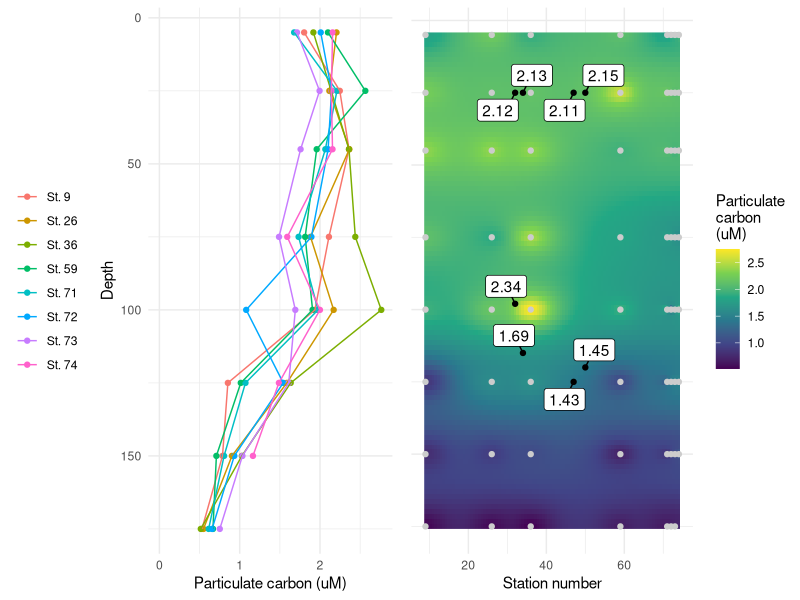

Generate this figure with R:

# Setup ----
library(tidyverse)
library(ggrepel)

pcn_data <- read.csv("falkor_pcn_data.csv")
metab_data <- data.frame(
  station=c(32, 34, 47, 50),
  depth=c(rep(25, 4), 98, 115, 125, 120)
)

# Interpolation function ----
idwInterp2D <- function(known_pts, unknown_pts=NULL){
  if(is.null(unknown_pts)){
    unknown_pts <- expand.grid(
      seq(min(known_pts[,1]), max(known_pts[,1]), length.out=100),
      seq(min(known_pts[,2]), max(known_pts[,2]), length.out=100)
    )
    unknown_pts <- setNames(unknown_pts, names(known_pts)[1:2])
  }
  
  unknown_pts[,names(known_pts)[3]] <- sapply(1:nrow(unknown_pts), function(i){
    x_i <- unknown_pts[i,names(known_pts)[1],drop=TRUE]
    x_all <- known_pts[,names(known_pts)[1],drop=TRUE]
    y_i <- unknown_pts[i,names(known_pts)[2],drop=TRUE]
    y_all <- known_pts[,names(known_pts)[2],drop=TRUE]
    dists <- sqrt((x_i-x_all)^2 + (y_i-y_all)^2)
    weighted.mean(known_pts[,names(known_pts)[3],drop=TRUE], 1/(dists^2))
  })
  unknown_pts
}

# Interpolation ----
interped_metabs <- pcn_data %>%
  select(station, depth, PC_um) %>%
  idwInterp2D(unknown_pts = metab_data)

gpinterp <- pcn_data %>%
  idwInterp2D() %>%
  ggplot(aes(x=station, y=depth)) +
  geom_raster(aes(fill=PC_um)) +
  geom_point(data = pcn_data, color="grey80") +
  geom_point(data = interped_metabs) +
  geom_label_repel(data = interped_metabs, aes(label=round(PC_um, 2)), min.segment.length = 0) +
  scale_y_reverse() +
  scale_fill_viridis_c() +
  labs(x="Station number", fill="Particulate\ncarbon\n(uM)") +
  theme_minimal() +
  theme(axis.title.y = element_blank(), axis.text.y = element_blank())
gpdepthpro <- pcn_data %>%
  mutate(station=paste("St.", station)) %>%
  mutate(station=factor(station, levels=unique(station))) %>%
  ggplot(aes(x=PC_um, y=depth, color=factor(station))) + 
  geom_point() + 
  geom_path() + 
  scale_y_reverse() +
  theme_minimal() +
  theme(legend.title = element_blank(), legend.position = "left") +
  labs(x="Particulate carbon (uM)", y="Depth") +
  xlim(0, NA)
gp <- gridExtra::grid.arrange(gpdepthpro, gpinterp, nrow=1)

# End with call to ggsave or png ----
ggsave(filename = "interp_2d_iwd.png", plot = gp, device = "png",
       width = 8, height = 3, units = "in", dpi = 144, type="cairo")
